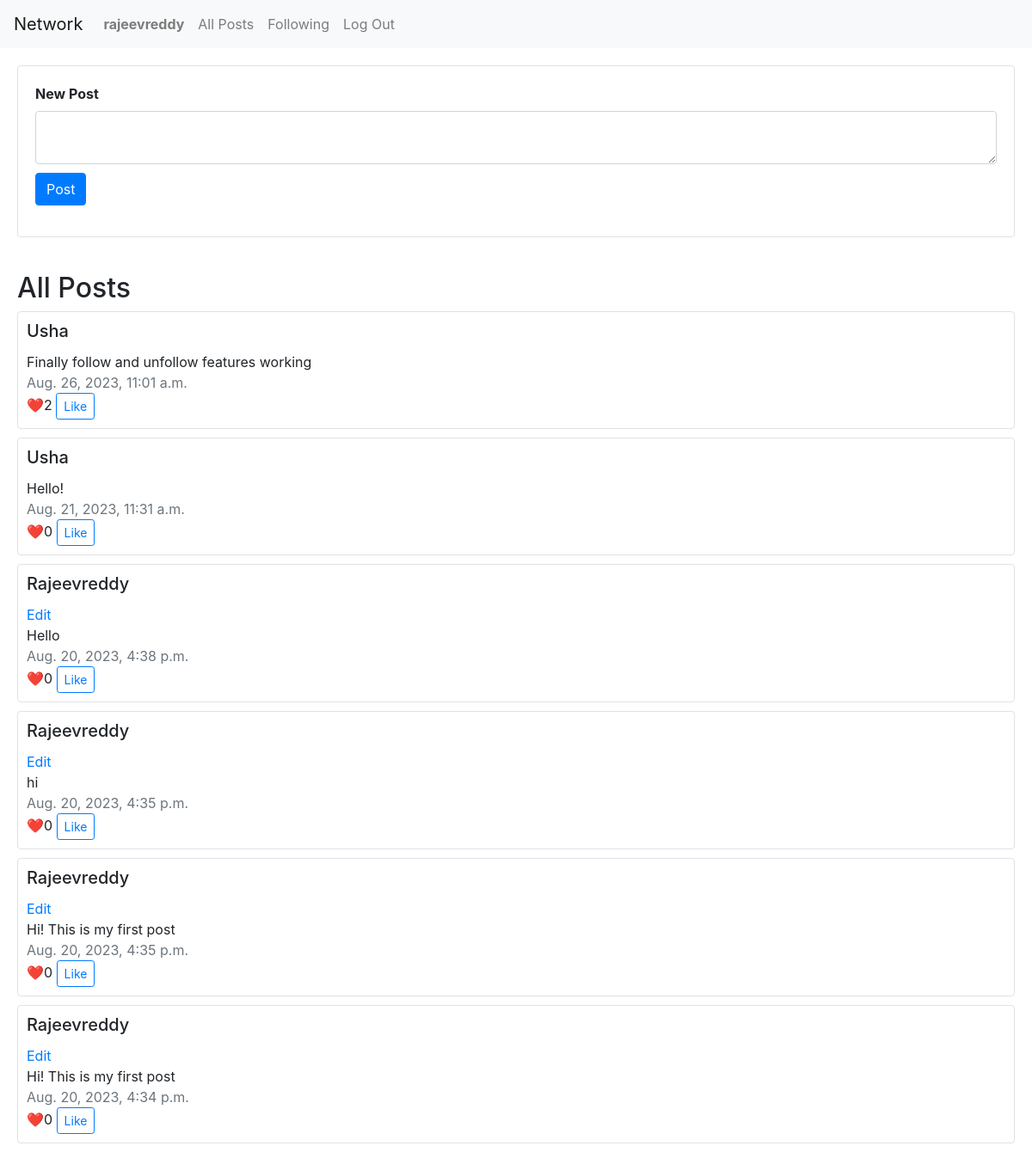
Screenshot of / (signed in) with the database file from the repository.
### network/models.py (models this page shows, shortened)
class User(AbstractUser):
    pass

class Posts(models.Model):
    content = models.TextField(blank=False)
    author = models.ForeignKey(User, on_delete=models.CASCADE, related_name='authored_posts')
    created_at = models.DateTimeField(auto_now_add=True)
    liked = models.ManyToManyField(User, related_name="liked_post", blank=True)

### network/views.py (the view)
# urls.py: path("", views.index, name="index"),
def index(request):
    if request.user.is_authenticated:
        return render(request, "network/index.html", {
            "posts": Posts.objects.order_by("-created_at").all(),
            "current_user": User.objects.get(id=request.user.id),
        })
    else:
        return render(request, "network/index.html", {
            "posts": Posts.objects.order_by("-created_at").all(),
            "current_user": None,
        })

### network/templates/network/index.html (shortened to what this page needs)
{% extends "network/layout.html" %}
{% load static %}
{% block body %}
    {% if user.is_authenticated %}
        <form action="{% url 'post' %}" method="post" style="padding: 20px;">
            <div class="card border">
                <div class="card-body">
                    <div class="form-group">
                        <label for="exampleFormControlTextarea1" class="font-weight-bold">New Post</label>
                        <textarea class="form-control" id="exampleFormControlTextarea1" rows="2" name="content" required></textarea>
                        <input class="btn btn-primary" type="submit" value="Post" style="margin-top: 10px;">
                    </div>
                </div>
            </div>
        </form>
    {% endif %}
    <h2 style="margin-left: 20px; margin-top: 20px;">All Posts</h2>
    {% for post in posts %}
    <div style="padding-left: 20px; padding-right: 20px; padding-bottom: 10px;">
        <div class="card border" style="padding: 10px;">
            <h5 class="card-title text-capitalize">{{ post.author }}</h5>
            {% if post.author == current_user %}
                <a href="#" class="card-link">Edit</a>
            {% endif %}
            <div class="card-text">{{ post.content }}</div>
            <div class="text-muted">{{ post.created_at }}</div>
            <div class="card-text">❤️{{ post.liked.count }} <button class="btn btn-sm btn-outline-primary" style="display: block-inline;" id="likeButton">  Like</button></div>
        </div>
    </div>
    {% endfor %}
{% endblock %}

### network/templates/network/layout.html (shortened to what this page needs)
{% load static %}
<!DOCTYPE html>
<html lang="en">
    <head>
        <link rel="stylesheet" href="https://stackpath.bootstrapcdn.com/bootstrap/4.4.1/css/bootstrap.min.css">
        <link href="{% static 'network/styles.css' %}" rel="stylesheet">
    </head>
    <body>
        <nav class="navbar navbar-expand-lg navbar-light bg-light">
            <a class="navbar-brand" href="#">Network</a>
            <div>
              <ul class="navbar-nav mr-auto">
                {% if user.is_authenticated %}
                    <li class="nav-item">
                        <a class="nav-link" href="{% url 'profile' %}"><strong>{{ user.username }}</strong></a>
                    </li>
                {% endif %}
                <li class="nav-item">
                  <a class="nav-link" href="{% url 'index' %}">All Posts</a>
                </li>
                {% if user.is_authenticated %}
                    <li class="nav-item">
                        <a class="nav-link" href="{% url 'following' %}"">Following</a>
                    </li>
                    <li class="nav-item">
                        <a class="nav-link" href="{% url 'logout' %}">Log Out</a>
                    </li>
                {% endif %}
              </ul>
            </div>
          </nav>
        <div class="body">
            {% block body %}
            {% endblock %}
        </div>
    </body>
</html>

### rows the page displays
User: username "rajeevreddy"
Posts: author "Usha", content "Finally follow and unfollow features working", created_at "Aug. 26, 2023, 11:01 a.m.", liked.count "2"
Posts: author "Usha", content "Hello!", created_at "Aug. 21, 2023, 11:31 a.m.", liked.count "0"
Posts: author "Rajeevreddy", shows "Edit", content "Hello", created_at "Aug. 20, 2023, 4:38 p.m.", liked.count "0"
Posts: author "Rajeevreddy", shows "Edit", content "hi", created_at "Aug. 20, 2023, 4:35 p.m.", liked.count "0"
Posts: author "Rajeevreddy", shows "Edit", content "Hi! This is my first post", created_at "Aug. 20, 2023, 4:35 p.m.", liked.count "0"
Posts: author "Rajeevreddy", shows "Edit", content "Hi! This is my first post", created_at "Aug. 20, 2023, 4:34 p.m.", liked.count "0"
